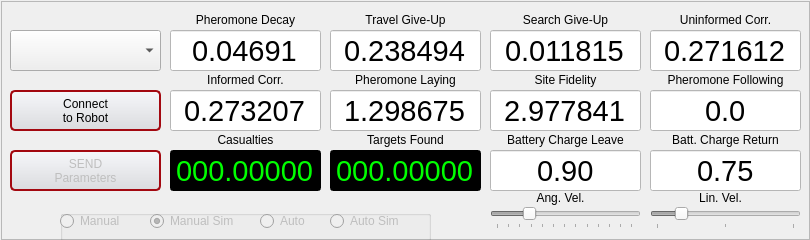
<?xml version="1.0" encoding="UTF-8"?>
<ui version="4.0">
 <class>RoverMCP</class>
 <widget class="QWidget" name="RoverMCP">
  <property name="geometry">
   <rect>
    <x>0</x>
    <y>0</y>
    <width>810</width>
    <height>240</height>
   </rect>
  </property>
  <property name="sizePolicy">
   <sizepolicy hsizetype="Fixed" vsizetype="Fixed">
    <horstretch>0</horstretch>
    <verstretch>0</verstretch>
   </sizepolicy>
  </property>
  <property name="minimumSize">
   <size>
    <width>810</width>
    <height>240</height>
   </size>
  </property>
  <property name="maximumSize">
   <size>
    <width>810</width>
    <height>240</height>
   </size>
  </property>
  <property name="windowTitle">
   <string>    Rover Mission Control (v1)</string>
  </property>
  <property name="styleSheet">
   <string notr="true"/>
  </property>
  <widget class="QComboBox" name="robotList">
   <property name="enabled">
    <bool>true</bool>
   </property>
   <property name="geometry">
    <rect>
     <x>10</x>
     <y>30</y>
     <width>151</width>
     <height>41</height>
    </rect>
   </property>
  </widget>
  <widget class="QLineEdit" name="pheromoneData">
   <property name="enabled">
    <bool>false</bool>
   </property>
   <property name="geometry">
    <rect>
     <x>170</x>
     <y>30</y>
     <width>151</width>
     <height>41</height>
    </rect>
   </property>
   <property name="font">
    <font>
     <pointsize>22</pointsize>
     <weight>50</weight>
     <italic>false</italic>
     <bold>false</bold>
    </font>
   </property>
   <property name="styleSheet">
    <string notr="true">color: rgb(0, 0, 0);
background-color: rgb(255, 255, 255);</string>
   </property>
   <property name="text">
    <string>0.04691</string>
   </property>
   <property name="alignment">
    <set>Qt::AlignCenter</set>
   </property>
  </widget>
  <widget class="QLineEdit" name="informedData">
   <property name="enabled">
    <bool>false</bool>
   </property>
   <property name="geometry">
    <rect>
     <x>170</x>
     <y>90</y>
     <width>151</width>
     <height>41</height>
    </rect>
   </property>
   <property name="font">
    <font>
     <pointsize>22</pointsize>
     <weight>50</weight>
     <italic>false</italic>
     <bold>false</bold>
    </font>
   </property>
   <property name="styleSheet">
    <string notr="true">color: rgb(0, 0, 0);
background-color: rgb(255, 255, 255);</string>
   </property>
   <property name="text">
    <string>0.273207</string>
   </property>
   <property name="alignment">
    <set>Qt::AlignCenter</set>
   </property>
  </widget>
  <widget class="QLineEdit" name="uninformedData">
   <property name="enabled">
    <bool>false</bool>
   </property>
   <property name="geometry">
    <rect>
     <x>650</x>
     <y>30</y>
     <width>151</width>
     <height>41</height>
    </rect>
   </property>
   <property name="font">
    <font>
     <pointsize>22</pointsize>
     <weight>50</weight>
     <italic>false</italic>
     <bold>false</bold>
    </font>
   </property>
   <property name="styleSheet">
    <string notr="true">color: rgb(0, 0, 0);
background-color: rgb(255, 255, 255);</string>
   </property>
   <property name="text">
    <string>0.271612</string>
   </property>
   <property name="alignment">
    <set>Qt::AlignCenter</set>
   </property>
  </widget>
  <widget class="QLineEdit" name="travelData">
   <property name="enabled">
    <bool>false</bool>
   </property>
   <property name="geometry">
    <rect>
     <x>330</x>
     <y>30</y>
     <width>151</width>
     <height>41</height>
    </rect>
   </property>
   <property name="font">
    <font>
     <pointsize>22</pointsize>
     <weight>50</weight>
     <italic>false</italic>
     <bold>false</bold>
    </font>
   </property>
   <property name="styleSheet">
    <string notr="true">color: rgb(0, 0, 0);
background-color: rgb(255, 255, 255);</string>
   </property>
   <property name="text">
    <string>0.238494</string>
   </property>
   <property name="alignment">
    <set>Qt::AlignCenter</set>
   </property>
  </widget>
  <widget class="QLineEdit" name="chargeData">
   <property name="enabled">
    <bool>false</bool>
   </property>
   <property name="geometry">
    <rect>
     <x>650</x>
     <y>150</y>
     <width>151</width>
     <height>41</height>
    </rect>
   </property>
   <property name="font">
    <font>
     <pointsize>22</pointsize>
     <weight>50</weight>
     <italic>false</italic>
     <bold>false</bold>
    </font>
   </property>
   <property name="styleSheet">
    <string notr="true">color: rgb(0, 0, 0);
background-color: rgb(255, 255, 255);</string>
   </property>
   <property name="text">
    <string>0.75</string>
   </property>
   <property name="alignment">
    <set>Qt::AlignCenter</set>
   </property>
  </widget>
  <widget class="QLineEdit" name="layingData">
   <property name="enabled">
    <bool>false</bool>
   </property>
   <property name="geometry">
    <rect>
     <x>330</x>
     <y>90</y>
     <width>151</width>
     <height>41</height>
    </rect>
   </property>
   <property name="font">
    <font>
     <pointsize>22</pointsize>
     <weight>50</weight>
     <italic>false</italic>
     <bold>false</bold>
    </font>
   </property>
   <property name="styleSheet">
    <string notr="true">color: rgb(0, 0, 0);
background-color: rgb(255, 255, 255);</string>
   </property>
   <property name="text">
    <string>1.298675</string>
   </property>
   <property name="alignment">
    <set>Qt::AlignCenter</set>
   </property>
  </widget>
  <widget class="QLineEdit" name="searchData">
   <property name="enabled">
    <bool>false</bool>
   </property>
   <property name="geometry">
    <rect>
     <x>490</x>
     <y>30</y>
     <width>151</width>
     <height>41</height>
    </rect>
   </property>
   <property name="font">
    <font>
     <pointsize>22</pointsize>
     <weight>50</weight>
     <italic>false</italic>
     <bold>false</bold>
    </font>
   </property>
   <property name="styleSheet">
    <string notr="true">color: rgb(0, 0, 0);
background-color: rgb(255, 255, 255);</string>
   </property>
   <property name="text">
    <string>0.011815</string>
   </property>
   <property name="alignment">
    <set>Qt::AlignCenter</set>
   </property>
  </widget>
  <widget class="QLineEdit" name="leaveData">
   <property name="enabled">
    <bool>false</bool>
   </property>
   <property name="geometry">
    <rect>
     <x>490</x>
     <y>150</y>
     <width>151</width>
     <height>41</height>
    </rect>
   </property>
   <property name="font">
    <font>
     <pointsize>22</pointsize>
     <weight>50</weight>
     <italic>false</italic>
     <bold>false</bold>
    </font>
   </property>
   <property name="styleSheet">
    <string notr="true">color: rgb(0, 0, 0);
background-color: rgb(255, 255, 255);</string>
   </property>
   <property name="text">
    <string>0.90</string>
   </property>
   <property name="alignment">
    <set>Qt::AlignCenter</set>
   </property>
  </widget>
  <widget class="QLineEdit" name="siteData">
   <property name="enabled">
    <bool>false</bool>
   </property>
   <property name="geometry">
    <rect>
     <x>490</x>
     <y>90</y>
     <width>151</width>
     <height>41</height>
    </rect>
   </property>
   <property name="font">
    <font>
     <pointsize>22</pointsize>
     <weight>50</weight>
     <italic>false</italic>
     <bold>false</bold>
    </font>
   </property>
   <property name="styleSheet">
    <string notr="true">color: rgb(0, 0, 0);
background-color: rgb(255, 255, 255);</string>
   </property>
   <property name="text">
    <string>2.977841</string>
   </property>
   <property name="alignment">
    <set>Qt::AlignCenter</set>
   </property>
  </widget>
  <widget class="QLabel" name="label_3">
   <property name="geometry">
    <rect>
     <x>170</x>
     <y>10</y>
     <width>151</width>
     <height>20</height>
    </rect>
   </property>
   <property name="text">
    <string>Pheromone Decay</string>
   </property>
   <property name="alignment">
    <set>Qt::AlignCenter</set>
   </property>
  </widget>
  <widget class="QLabel" name="label_4">
   <property name="geometry">
    <rect>
     <x>170</x>
     <y>70</y>
     <width>151</width>
     <height>20</height>
    </rect>
   </property>
   <property name="text">
    <string>Informed Corr.</string>
   </property>
   <property name="alignment">
    <set>Qt::AlignCenter</set>
   </property>
  </widget>
  <widget class="QLabel" name="label_5">
   <property name="geometry">
    <rect>
     <x>650</x>
     <y>10</y>
     <width>151</width>
     <height>20</height>
    </rect>
   </property>
   <property name="text">
    <string>Uninformed Corr.</string>
   </property>
   <property name="alignment">
    <set>Qt::AlignCenter</set>
   </property>
  </widget>
  <widget class="QLabel" name="label_6">
   <property name="geometry">
    <rect>
     <x>330</x>
     <y>70</y>
     <width>151</width>
     <height>20</height>
    </rect>
   </property>
   <property name="text">
    <string>Pheromone Laying</string>
   </property>
   <property name="alignment">
    <set>Qt::AlignCenter</set>
   </property>
  </widget>
  <widget class="QLabel" name="label_7">
   <property name="geometry">
    <rect>
     <x>330</x>
     <y>10</y>
     <width>151</width>
     <height>20</height>
    </rect>
   </property>
   <property name="text">
    <string>Travel Give-Up</string>
   </property>
   <property name="alignment">
    <set>Qt::AlignCenter</set>
   </property>
  </widget>
  <widget class="QLabel" name="label_8">
   <property name="geometry">
    <rect>
     <x>650</x>
     <y>130</y>
     <width>151</width>
     <height>20</height>
    </rect>
   </property>
   <property name="text">
    <string>Batt. Charge Return</string>
   </property>
   <property name="alignment">
    <set>Qt::AlignCenter</set>
   </property>
  </widget>
  <widget class="QLabel" name="label_9">
   <property name="geometry">
    <rect>
     <x>490</x>
     <y>70</y>
     <width>151</width>
     <height>20</height>
    </rect>
   </property>
   <property name="text">
    <string>Site Fidelity</string>
   </property>
   <property name="alignment">
    <set>Qt::AlignCenter</set>
   </property>
  </widget>
  <widget class="QLabel" name="label_10">
   <property name="geometry">
    <rect>
     <x>490</x>
     <y>10</y>
     <width>151</width>
     <height>20</height>
    </rect>
   </property>
   <property name="text">
    <string>Search Give-Up</string>
   </property>
   <property name="alignment">
    <set>Qt::AlignCenter</set>
   </property>
  </widget>
  <widget class="QLabel" name="label_11">
   <property name="geometry">
    <rect>
     <x>490</x>
     <y>130</y>
     <width>151</width>
     <height>20</height>
    </rect>
   </property>
   <property name="text">
    <string>Battery Charge Leave</string>
   </property>
   <property name="alignment">
    <set>Qt::AlignCenter</set>
   </property>
  </widget>
  <widget class="QLabel" name="label_12">
   <property name="geometry">
    <rect>
     <x>650</x>
     <y>70</y>
     <width>151</width>
     <height>20</height>
    </rect>
   </property>
   <property name="text">
    <string>Pheromone Following</string>
   </property>
   <property name="alignment">
    <set>Qt::AlignCenter</set>
   </property>
  </widget>
  <widget class="QLineEdit" name="casualtyData">
   <property name="enabled">
    <bool>false</bool>
   </property>
   <property name="geometry">
    <rect>
     <x>170</x>
     <y>150</y>
     <width>151</width>
     <height>41</height>
    </rect>
   </property>
   <property name="font">
    <font>
     <pointsize>22</pointsize>
     <weight>50</weight>
     <italic>false</italic>
     <bold>false</bold>
    </font>
   </property>
   <property name="styleSheet">
    <string notr="true">color: rgb(0, 255, 0);
background-color: rgb(0, 0, 0);</string>
   </property>
   <property name="text">
    <string>000.00000</string>
   </property>
   <property name="alignment">
    <set>Qt::AlignCenter</set>
   </property>
  </widget>
  <widget class="QLabel" name="label_13">
   <property name="geometry">
    <rect>
     <x>330</x>
     <y>130</y>
     <width>151</width>
     <height>20</height>
    </rect>
   </property>
   <property name="text">
    <string>Targets Found</string>
   </property>
   <property name="alignment">
    <set>Qt::AlignCenter</set>
   </property>
  </widget>
  <widget class="QLineEdit" name="targetData">
   <property name="enabled">
    <bool>false</bool>
   </property>
   <property name="geometry">
    <rect>
     <x>330</x>
     <y>150</y>
     <width>151</width>
     <height>41</height>
    </rect>
   </property>
   <property name="font">
    <font>
     <pointsize>22</pointsize>
     <weight>50</weight>
     <italic>false</italic>
     <bold>false</bold>
    </font>
   </property>
   <property name="styleSheet">
    <string notr="true">color: rgb(0, 255, 0);
background-color: rgb(0, 0, 0);</string>
   </property>
   <property name="text">
    <string>000.00000</string>
   </property>
   <property name="alignment">
    <set>Qt::AlignCenter</set>
   </property>
  </widget>
  <widget class="QLabel" name="label_14">
   <property name="geometry">
    <rect>
     <x>170</x>
     <y>130</y>
     <width>151</width>
     <height>20</height>
    </rect>
   </property>
   <property name="text">
    <string>Casualties</string>
   </property>
   <property name="alignment">
    <set>Qt::AlignCenter</set>
   </property>
  </widget>
  <widget class="QPushButton" name="parameterButton">
   <property name="enabled">
    <bool>false</bool>
   </property>
   <property name="geometry">
    <rect>
     <x>10</x>
     <y>150</y>
     <width>151</width>
     <height>41</height>
    </rect>
   </property>
   <property name="styleSheet">
    <string notr="true"> QPushButton {
     border: 2px solid #A30810;
     border-radius: 5px;
     background-color: qlineargradient(x1: 0, y1: 0, x2: 0, y2: 1, stop: 0 #f6f7fa, stop: 1 #dadbde);
     min-width: 80px;
 }

 QPushButton:hover {
     color:white;
     background-color: qlineargradient(x1: 0, y1: 0, x2: 0, y2: 1, stop: 0 #FA0C18, stop: 1 #B80912);
 }

 QPushButton:pressed {
     background-color: qlineargradient(x1: 0, y1: 0, x2: 0, y2: 1, stop: 0 #B80912, stop: 1 #FA0C18);
 }</string>
   </property>
   <property name="text">
    <string>SEND
Parameters</string>
   </property>
  </widget>
  <widget class="QPushButton" name="publishButton">
   <property name="enabled">
    <bool>true</bool>
   </property>
   <property name="geometry">
    <rect>
     <x>10</x>
     <y>90</y>
     <width>151</width>
     <height>41</height>
    </rect>
   </property>
   <property name="styleSheet">
    <string notr="true"> QPushButton {
     border: 2px solid #A30810;
     border-radius: 5px;
     background-color: qlineargradient(x1: 0, y1: 0, x2: 0, y2: 1, stop: 0 #f6f7fa, stop: 1 #dadbde);
     min-width: 80px;
 }

 QPushButton:hover {
     color:white;
     background-color: qlineargradient(x1: 0, y1: 0, x2: 0, y2: 1, stop: 0 #FA0C18, stop: 1 #B80912);
 }

 QPushButton:pressed {
     background-color: qlineargradient(x1: 0, y1: 0, x2: 0, y2: 1, stop: 0 #B80912, stop: 1 #FA0C18);
 }</string>
   </property>
   <property name="text">
    <string>Connect
to Robot</string>
   </property>
  </widget>
  <widget class="QGroupBox" name="groupBox">
   <property name="geometry">
    <rect>
     <x>60</x>
     <y>210</y>
     <width>371</width>
     <height>31</height>
    </rect>
   </property>
   <property name="title">
    <string/>
   </property>
   <widget class="QRadioButton" name="manualSimButton">
    <property name="enabled">
     <bool>false</bool>
    </property>
    <property name="geometry">
     <rect>
      <x>90</x>
      <y>0</y>
      <width>101</width>
      <height>22</height>
     </rect>
    </property>
    <property name="text">
     <string>Manual Sim</string>
    </property>
    <property name="checked">
     <bool>true</bool>
    </property>
   </widget>
   <widget class="QRadioButton" name="autoSimButton">
    <property name="enabled">
     <bool>false</bool>
    </property>
    <property name="geometry">
     <rect>
      <x>270</x>
      <y>0</y>
      <width>91</width>
      <height>22</height>
     </rect>
    </property>
    <property name="text">
     <string>Auto Sim</string>
    </property>
   </widget>
   <widget class="QRadioButton" name="manualButton">
    <property name="enabled">
     <bool>false</bool>
    </property>
    <property name="geometry">
     <rect>
      <x>0</x>
      <y>0</y>
      <width>81</width>
      <height>22</height>
     </rect>
    </property>
    <property name="text">
     <string>Manual</string>
    </property>
    <property name="checked">
     <bool>false</bool>
    </property>
   </widget>
   <widget class="QRadioButton" name="autoButton">
    <property name="enabled">
     <bool>false</bool>
    </property>
    <property name="geometry">
     <rect>
      <x>200</x>
      <y>0</y>
      <width>71</width>
      <height>22</height>
     </rect>
    </property>
    <property name="text">
     <string>Auto</string>
    </property>
   </widget>
  </widget>
  <widget class="QLineEdit" name="followingData">
   <property name="enabled">
    <bool>false</bool>
   </property>
   <property name="geometry">
    <rect>
     <x>650</x>
     <y>90</y>
     <width>151</width>
     <height>41</height>
    </rect>
   </property>
   <property name="font">
    <font>
     <pointsize>22</pointsize>
     <weight>50</weight>
     <italic>false</italic>
     <bold>false</bold>
    </font>
   </property>
   <property name="styleSheet">
    <string notr="true">color: rgb(0, 0, 0);
background-color: rgb(255, 255, 255);</string>
   </property>
   <property name="text">
    <string>0.0</string>
   </property>
   <property name="alignment">
    <set>Qt::AlignCenter</set>
   </property>
  </widget>
  <widget class="QLabel" name="label">
   <property name="geometry">
    <rect>
     <x>690</x>
     <y>190</y>
     <width>61</width>
     <height>16</height>
    </rect>
   </property>
   <property name="text">
    <string>Lin. Vel.</string>
   </property>
   <property name="alignment">
    <set>Qt::AlignCenter</set>
   </property>
  </widget>
  <widget class="QSlider" name="speedSlider">
   <property name="enabled">
    <bool>false</bool>
   </property>
   <property name="geometry">
    <rect>
     <x>650</x>
     <y>207</y>
     <width>151</width>
     <height>22</height>
    </rect>
   </property>
   <property name="minimum">
    <number>0</number>
   </property>
   <property name="maximum">
    <number>100</number>
   </property>
   <property name="value">
    <number>18</number>
   </property>
   <property name="sliderPosition">
    <number>18</number>
   </property>
   <property name="orientation">
    <enum>Qt::Horizontal</enum>
   </property>
   <property name="tickPosition">
    <enum>QSlider::TicksBelow</enum>
   </property>
   <property name="tickInterval">
    <number>50</number>
   </property>
  </widget>
  <widget class="QLabel" name="label_2">
   <property name="geometry">
    <rect>
     <x>530</x>
     <y>190</y>
     <width>61</width>
     <height>16</height>
    </rect>
   </property>
   <property name="text">
    <string>Ang. Vel.</string>
   </property>
   <property name="alignment">
    <set>Qt::AlignCenter</set>
   </property>
  </widget>
  <widget class="QSlider" name="turnSlider">
   <property name="enabled">
    <bool>false</bool>
   </property>
   <property name="geometry">
    <rect>
     <x>490</x>
     <y>207</y>
     <width>151</width>
     <height>22</height>
    </rect>
   </property>
   <property name="minimum">
    <number>15</number>
   </property>
   <property name="maximum">
    <number>100</number>
   </property>
   <property name="value">
    <number>35</number>
   </property>
   <property name="sliderPosition">
    <number>35</number>
   </property>
   <property name="orientation">
    <enum>Qt::Horizontal</enum>
   </property>
   <property name="tickPosition">
    <enum>QSlider::TicksBelow</enum>
   </property>
   <property name="tickInterval">
    <number>7</number>
   </property>
  </widget>
  <widget class="QFrame" name="frame">
   <property name="geometry">
    <rect>
     <x>1</x>
     <y>1</y>
     <width>809</width>
     <height>239</height>
    </rect>
   </property>
   <property name="frameShape">
    <enum>QFrame::StyledPanel</enum>
   </property>
   <property name="frameShadow">
    <enum>QFrame::Raised</enum>
   </property>
  </widget>
  <zorder>frame</zorder>
  <zorder>robotList</zorder>
  <zorder>pheromoneData</zorder>
  <zorder>informedData</zorder>
  <zorder>uninformedData</zorder>
  <zorder>travelData</zorder>
  <zorder>chargeData</zorder>
  <zorder>layingData</zorder>
  <zorder>searchData</zorder>
  <zorder>leaveData</zorder>
  <zorder>siteData</zorder>
  <zorder>label_3</zorder>
  <zorder>label_4</zorder>
  <zorder>label_5</zorder>
  <zorder>label_6</zorder>
  <zorder>label_7</zorder>
  <zorder>label_8</zorder>
  <zorder>label_9</zorder>
  <zorder>label_10</zorder>
  <zorder>label_11</zorder>
  <zorder>label_12</zorder>
  <zorder>casualtyData</zorder>
  <zorder>label_13</zorder>
  <zorder>targetData</zorder>
  <zorder>label_14</zorder>
  <zorder>parameterButton</zorder>
  <zorder>publishButton</zorder>
  <zorder>groupBox</zorder>
  <zorder>followingData</zorder>
  <zorder>label</zorder>
  <zorder>speedSlider</zorder>
  <zorder>label_2</zorder>
  <zorder>turnSlider</zorder>
 </widget>
 <layoutdefault spacing="6" margin="11"/>
 <tabstops>
  <tabstop>pheromoneData</tabstop>
  <tabstop>travelData</tabstop>
  <tabstop>searchData</tabstop>
  <tabstop>uninformedData</tabstop>
  <tabstop>informedData</tabstop>
  <tabstop>layingData</tabstop>
  <tabstop>siteData</tabstop>
  <tabstop>followingData</tabstop>
  <tabstop>leaveData</tabstop>
  <tabstop>chargeData</tabstop>
  <tabstop>casualtyData</tabstop>
  <tabstop>targetData</tabstop>
  <tabstop>parameterButton</tabstop>
  <tabstop>publishButton</tabstop>
  <tabstop>robotList</tabstop>
  <tabstop>speedSlider</tabstop>
  <tabstop>turnSlider</tabstop>
  <tabstop>manualSimButton</tabstop>
  <tabstop>autoSimButton</tabstop>
  <tabstop>manualButton</tabstop>
  <tabstop>autoButton</tabstop>
 </tabstops>
 <resources/>
 <connections/>
</ui>
